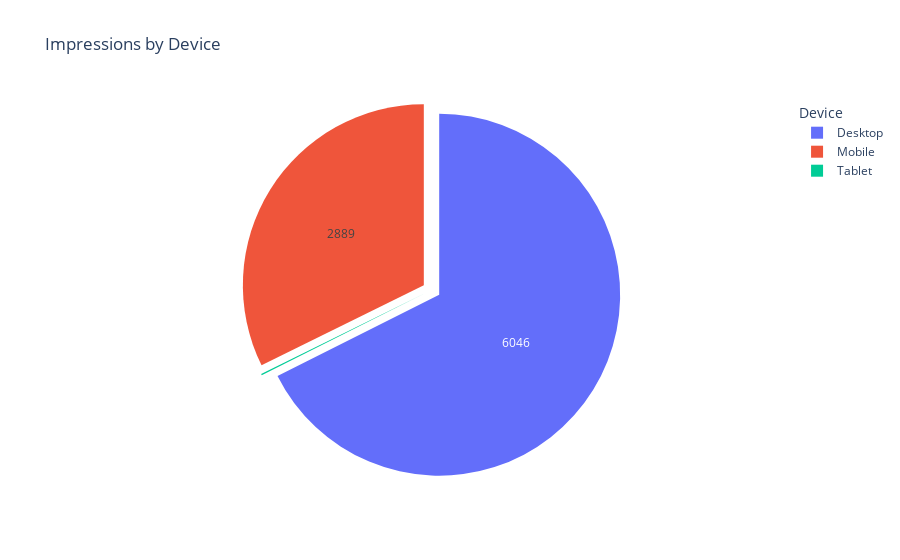

Notebook source saved alongside this figure:
### Markdown cell above
### Process 1D (Output 2) Pie Chart for Impressions by Device Type

### Code cell
def plot_impressions_by_device(output_folder=".", save_charts=False):

    # Process
    fig = px.pie(
        df_devices,
        names="Device",
        values="Impressions",
        title="Impressions by Device",
        hole=0, 
    )
    
    fig.update_traces(
        textinfo='value',  
        textposition='inside',
        pull=[0.05]*len(df_devices),  
        insidetextorientation='auto',
        showlegend=True
    )

    fig.update_layout(
        uniformtext_minsize=12,
        uniformtext_mode='hide',
        legend_title_text="Device",
    )

    # Print Results
    fig.show()

    # Save Chart
    if save_charts:
        os.makedirs(output_folder, exist_ok=True)
        file_path = os.path.join(output_folder, "13_GSC_Impressions_By_Device.png")
        fig.write_image(file_path)
        print(f"Saved to {file_path}")

plot_impressions_by_device(output_folder="Output", save_charts=True)

# Process Powerpoint
slide11 = ppt.slides[10]
for shape in slide11.shapes:
    if not shape.has_text_frame:
        continue
    for paragraph in shape.text_frame.paragraphs:
        for run in paragraph.runs:
            if "Website" in run.text:
                text = run.text
                text = text.replace("Website", ppt_website)
                run.text = text
image_path = os.path.join(output_folder, "13_GSC_Impressions_By_Device.png")
left = Inches(1)  
top = Inches(1.5)    
width = Inches(6) 
height = Inches(4)
for shape in list(slide11.shapes):
    if shape.shape_type == MSO_SHAPE_TYPE.PICTURE:
        slide11.shapes._spTree.remove(shape._element)
pic = slide11.shapes.add_picture(image_path, left, top, width=width, height=height)

### Figure 1 — Plotly figure (JSON) as saved in the notebook; plotly's stock layout.template omitted (floating-point values rounded to 4 significant figures)
{"data": [{"domain": {"x": [0, 1], "y": [0, 1]}, "hole": 0, "hovertemplate": "Device=%{label}<br>Impressions=%{value}<extra></extra>", "insidetextorientation": "auto", "labels": ["Desktop", "Mobile", "Tablet"], "legendgroup": "", "name": "", "pull": [0.05, 0.05, 0.05], "showlegend": true, "textinfo": "value", "textposition": "inside", "type": "pie", "values": [6046, 2889, 10]}], "layout": {"autosize": true, "legend": {"title": {"text": "Device"}, "tracegroupgap": 0}, "title": {"text": "Impressions by Device"}, "uniformtext": {"minsize": 12, "mode": "hide"}}}
